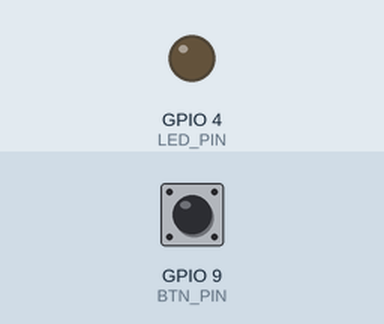
Simulated run of this program. Board: ESP32-C6. Parts: output pins drawn as LEDs (lit = HIGH). The test bench sets the inputs (shaded band); at power-on: GPIO 9 (BTN_PIN) HIGH.

Above: at 5.0 s.
5.1 s: GPIO 9 (BTN_PIN) pulled LOW for 0.15 s
At 6.8 s:
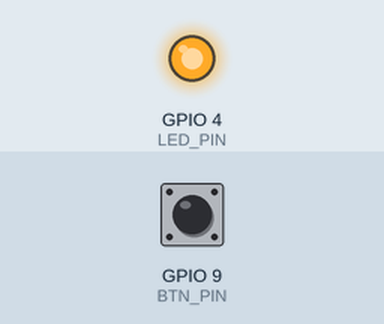
7.8 s: GPIO 9 (BTN_PIN) pulled LOW for 1 s
At 8.47 s:
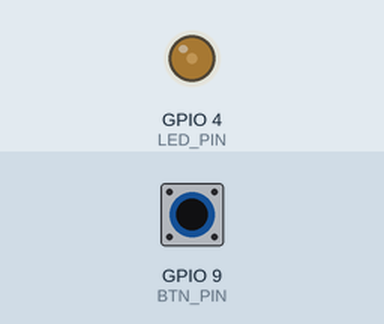
10.4 s: GPIO 9 (BTN_PIN) pulled LOW for 3.2 s
At 11.43 s:
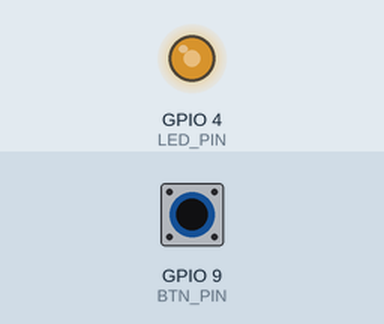
Timing chart, 0 to 13.4 s (numbered marks = the images above; inputs shaded):
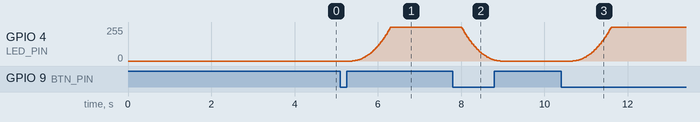

Measured:
- after the input at 5.1 s, GPIO 4 (LED_PIN): moves from 0/255 to 255/255 over 0.92 s, starting after 0.28 s
- after the input at 7.8 s, GPIO 4 (LED_PIN): moves from 255/255 to 0/255 over 0.92 s, starting after 0.22 s
- after the input at 10.4 s, GPIO 4 (LED_PIN): moves from 0/255 to 255/255 over 0.92 s, starting after 0.28 s

The program:

main.cpp
```cpp
#include "freertos/FreeRTOS.h"
#include "freertos/task.h"
#include "driver/gpio.h"
#include "driver/ledc.h"
#include <math.h>

constexpr gpio_num_t BTN_PIN = GPIO_NUM_9;  // BOOT butonu
constexpr gpio_num_t LED_PIN = GPIO_NUM_4;  // Harici LED pini

// LEDC (PWM) Ayarları
constexpr ledc_mode_t LEDC_SPEED_MODE     = LEDC_LOW_SPEED_MODE;
constexpr ledc_timer_t LEDC_TIMER_NUM     = LEDC_TIMER_0;
constexpr ledc_channel_t LEDC_CHANNEL_NUM = LEDC_CHANNEL_0;
constexpr uint32_t LEDC_DUTY_RES          = LEDC_TIMER_10_BIT; // 0 - 1023
constexpr uint32_t LEDC_MAX_DUTY          = 1023;

// GAMA PARAMETRELERİ
constexpr float GAMMA                     = 2.2f;
constexpr int TOTAL_STEPS                 = 50;
constexpr int STEP_DELAY_MS               = 20;

enum class LedState {
    Off,
    On
};

static volatile bool button_pressed = false;

// 1) KESME (INTERRUPT) FONKSİYONU
static void IRAM_ATTR isr_handler(void* /*arg*/) {
    button_pressed = true;
}

// 2) GAMA MATEMATİKSEL FORMÜLÜ

static uint32_t calculate_gamma_duty(int step) {
    float oran = (float)step / (float)TOTAL_STEPS; // 0.0 ile 1.0 arası normalize zaman
    float duzeltilmis_oran = powf(oran, GAMMA);   // (t / T)^2.2
    return (uint32_t)(duzeltilmis_oran * LEDC_MAX_DUTY);
}

extern "C" void app_main() {
    // LEDC TIMER KURULUMU
    ledc_timer_config_t timer_cfg = {};
    timer_cfg.speed_mode       = LEDC_SPEED_MODE;
    timer_cfg.duty_resolution  = static_cast<ledc_timer_bit_t>(LEDC_DUTY_RES);
    timer_cfg.timer_num        = LEDC_TIMER_NUM;
    timer_cfg.freq_hz          = 5000;
    timer_cfg.clk_cfg          = LEDC_AUTO_CLK;
    ledc_timer_config(&timer_cfg);

    // LEDC KANAL KURULUMU
    ledc_channel_config_t channel_cfg = {};
    channel_cfg.gpio_num   = LED_PIN;
    channel_cfg.speed_mode = LEDC_SPEED_MODE;
    channel_cfg.channel    = LEDC_CHANNEL_NUM;
    channel_cfg.intr_type  = LEDC_INTR_DISABLE;
    channel_cfg.timer_sel  = LEDC_TIMER_NUM;
    channel_cfg.duty       = 0;
    channel_cfg.hpoint     = 0;
    ledc_channel_config(&channel_cfg);

    // BUTON VE KESME KURULUMU
    gpio_config_t btn_cfg = {};
    btn_cfg.pin_bit_mask = (1ULL << BTN_PIN);
    btn_cfg.mode         = GPIO_MODE_INPUT;
    btn_cfg.pull_up_en   = GPIO_PULLUP_ENABLE;
    btn_cfg.pull_down_en = GPIO_PULLDOWN_DISABLE;
    btn_cfg.intr_type    = GPIO_INTR_NEGEDGE;
    gpio_config(&btn_cfg);

    gpio_install_isr_service(0);
    gpio_isr_handler_add(BTN_PIN, isr_handler, nullptr);

    auto durum = LedState::Off;

    // ANA DÖNGÜ
    while (true) {
        if (button_pressed) {
            button_pressed = false;

            // Debounce
            vTaskDelay(pdMS_TO_TICKS(200));

            durum = (durum == LedState::Off) ? LedState::On : LedState::Off;

            if (durum == LedState::On) {

                for (int step = 0; step <= TOTAL_STEPS; step++) {
                    uint32_t duty = calculate_gamma_duty(step);
                    ledc_set_duty(LEDC_SPEED_MODE, LEDC_CHANNEL_NUM, duty);
                    ledc_update_duty(LEDC_SPEED_MODE, LEDC_CHANNEL_NUM);
                    vTaskDelay(pdMS_TO_TICKS(STEP_DELAY_MS));
                }
            } else {

                for (int step = TOTAL_STEPS; step >= 0; step--) {
                    uint32_t duty = calculate_gamma_duty(step);
                    ledc_set_duty(LEDC_SPEED_MODE, LEDC_CHANNEL_NUM, duty);
                    ledc_update_duty(LEDC_SPEED_MODE, LEDC_CHANNEL_NUM);
                    vTaskDelay(pdMS_TO_TICKS(STEP_DELAY_MS));
                }
            }
        }

        vTaskDelay(pdMS_TO_TICKS(10));
    }
}
```
